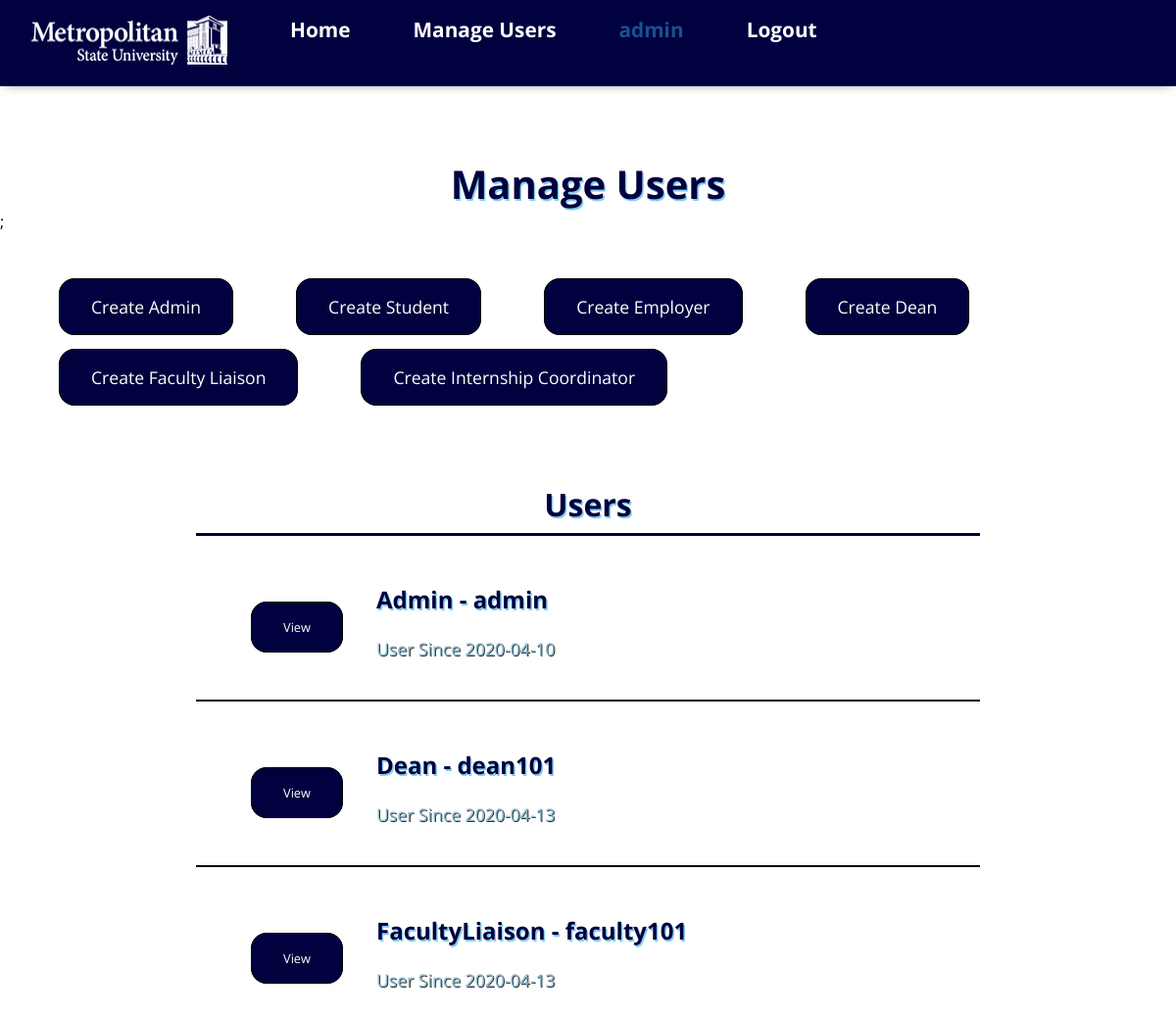
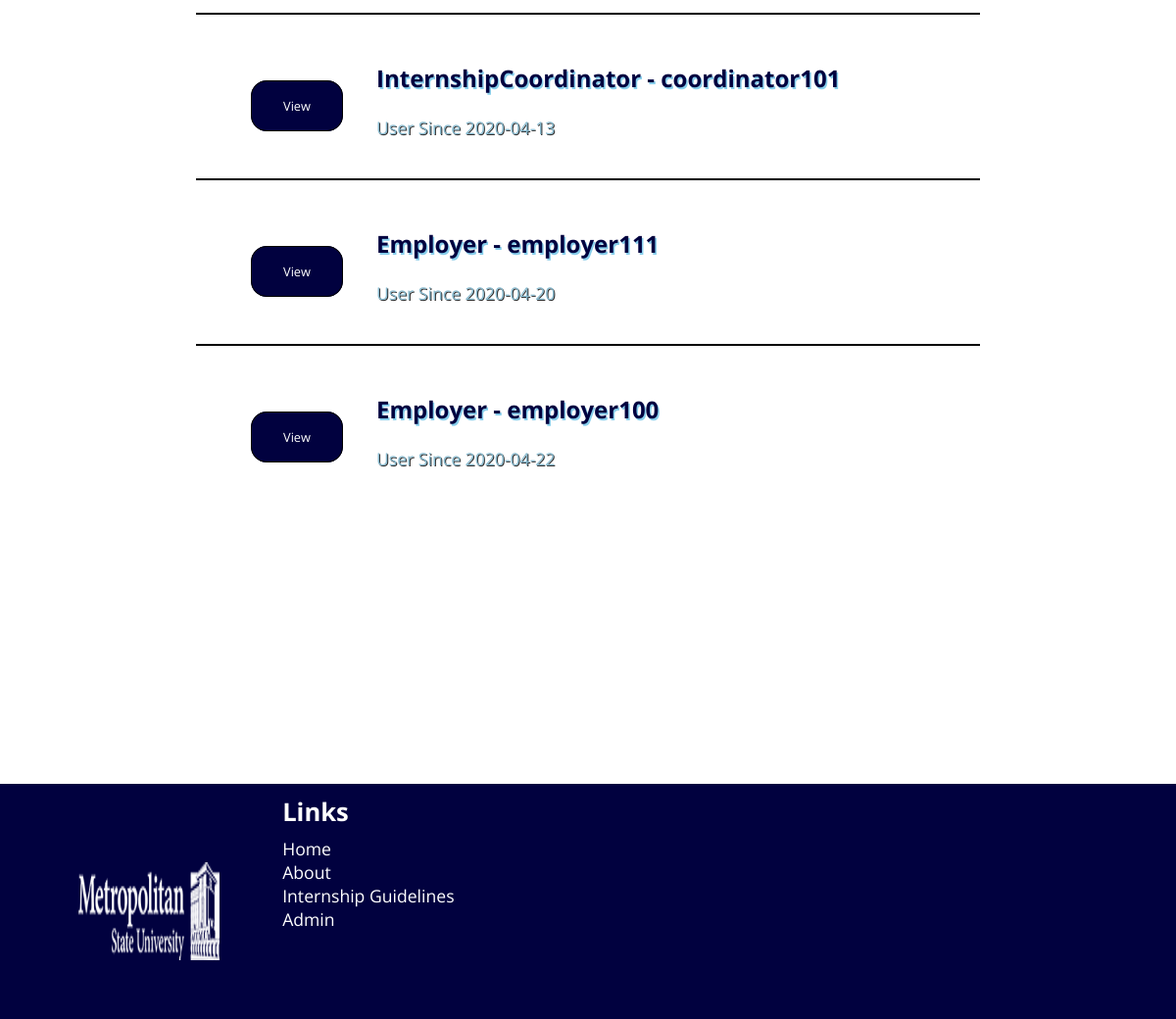
/admins/manageusers (signed in), run on the app's committed database (2 pictures, top to bottom).
### tables this page shows
CREATE TABLE `users` (
  `User_ID` int(11) NOT NULL,
  `User_Type` varchar(50) NOT NULL,
  `User_Name` varchar(20) NOT NULL,
  `Password` varchar(100) NOT NULL,
  `Email` varchar(80) NOT NULL,
  `First_Name` varchar(30) NOT NULL,
  `Last_Name` varchar(30) NOT NULL,
  `Created` date NOT NULL
);

### app/libraries/Core.php (called while the page is built, shortened)
<?php
  class Core {
    protected $currentMethod = 'index';
    public function __construct(){
      $url = $this->getUrl();
      if(file_exists('../app/controllers/'.ucwords($url[0]).'.php')){
        unset($url[0]);
      }
      $this->currentController = new $this->currentController;
      if(isset($url[1])){
        if(method_exists($this->currentController, $url[1])){
          $this->currentMethod = $url[1];
          unset($url[1]);
        }
      }
      $this->params = $url ? array_values($url) : [];
      call_user_func_array([$this->currentController, $this->currentMethod], $this->params);
    }
    public function getUrl(){
        if(isset($_GET['url'])){
          $url = rtrim($_GET['url'], '/');
          $url = filter_var($url, FILTER_SANITIZE_URL);
          $url = explode('/',$url);
          return $url;
        } else {
          $pages = ['Pages'];
          return $pages;
        }
    }
  }

### public/index.php (called while the page is built, shortened)
<?php
  $init = new Core;

### app/libraries/Database.php (called while the page is built, shortened)
<?php
class Database {
	private $host = DB_HOST;
	private $user = DB_USER;
	private $pass = DB_PASS;
	private $dbname = DB_NAME;
	private $dbh;
	private $stmt;
	public function __construct() {
		$dsn = 'mysql:host=' . $this->host . ';dbname=' . $this->dbname;
		$options = array (
			PDO::ATTR_PERSISTENT => true,
			PDO::ATTR_ERRMODE => PDO::ERRMODE_EXCEPTION
		);
		try {
			$this->dbh = new PDO ($dsn, $this->user, $this->pass, $options);
		}
		catch ( PDOException $e ) {
			$this->error = $e->getMessage();
		}
	}
	public function query($query) {
		$this->stmt = $this->dbh->prepare($query);
	}
	public function execute(){
		return $this->stmt->execute();
	}
	public function resultset(){
		$this->execute();
		return $this->stmt->fetchAll(PDO::FETCH_OBJ);
	}
}

### app/models/Admin.php (called while the page is built, shortened)
<?php
  class Admin {
    private $db;
    public function __construct(){
      $this->db = new Database;
    }
    public function getAllUsers(){
      $this->db->query("SELECT * FROM users ORDER BY user_id");
      $row = $this->db->resultSet();
      return $row;
    }
  }

### app/views/admins/manageusers.php (the view, shortened to what this page needs)
<!DOCTYPE html>
<html lang="en">
<head>
<link rel="stylesheet" href="<?php echo URLROOT; ?>/css/generalstylesheet.css">
<link rel="stylesheet" href="<?php echo URLROOT; ?>/css/manageusers.css">
</head>
<?php require APPROOT . '/views/inc/header.php'; ?>
  <h1>Manage Users</h1>;
      <div id='admin-link'>
        <ul>
        <li><a href="<?php echo URLROOT; ?>/admins/createUser/Admin">Create Admin</a><li>
        <li><a href="<?php echo URLROOT; ?>/admins/createUser/Student">Create Student</a><li>
        <li><a href="<?php echo URLROOT; ?>/admins/createUser/Employer">Create Employer</a><li>
        <li><a href="<?php echo URLROOT; ?>/admins/createUser/Dean">Create Dean</a><li>
        <li><a href="<?php echo URLROOT; ?>/admins/createUser/FacultyLiaison">Create Faculty Liaison</a><li>
        <li><a href="<?php echo URLROOT; ?>/admins/createUser/InternshipCoordinator">Create Internship Coordinator</a><li>
        </ul>
      </div>
      <div id='container'>
      <h2>Users</h2>
      <?php foreach($data as $row){ ?>
          <div class='user-row'>
            <div class='content'>
              <h3><?php echo $row->User_Type ?> - <?php echo $row->User_Name ?></h3>
              <a href="<?php echo URLROOT; ?>/admins/viewAUser/<?php echo $row->User_Name ?>">View</a>
              <div class='created-date'>User Since <?php echo $row->Created ?></div>
            </div>
          </div>
        <?php }; ?>
      </div>
<?php require APPROOT . '/views/inc/footer.php'; ?>

### app/controllers/Admins.php (shortened to what this page needs)
<?php
  class Admins extends Controller{
    public function __construct(){
      $this->adminModel = $this->model('Admin');
    }
  public function manageUsers(){
    if($this->isLoggedInAdmin()){
      $data = $this->adminModel->getAllUsers();
      $this->view('admins/manageusers',$data);
    } else{
      redirect('admins/adminLogin');
    }
  }
    public function isLoggedInAdmin(){
      if(isset($_SESSION['Admin'])){
        return true;
      } else {
        return false;
      }
    }
  }

### app/libraries/Controller.php (shortened to what this page needs)
<?php
  class Controller {
    public function view($url, $data = []){
      if(file_exists('../app/views/'.$url.'.php')){
        require_once '../app/views/'.$url.'.php';
      } else {
        die('View does not exist');
      }
    }
  }

### app/views/inc/header.php (shortened to what this page needs)
</head>
<body>
    <div id="page-container">
    <div id="content-wrap">
    <header>
      <?php require APPROOT . '/views/inc/navbarheader.php'; ?>
    </header>

### app/views/inc/navbarheader.php
<nav>
  <div class="container">
      <ul>
        <li><a href="<?php echo URLROOT; ?>"><img src='<?php echo URLROOT; ?>/images/logo2.png' alt='metrostate logo' height='50' width='200'></a></li>
        <li><a href="<?php echo URLROOT; ?>/pages/index">Home</a></li>
      <?php if(isset($_SESSION['user_id'])) : ?>
        <?php if($_SESSION['user_type'] != "Admin") : ?>
          <?php if($_SESSION['user_type'] == "Student") : ?>
            <li><a href="<?php echo URLROOT; ?>/users/application/-1">Application</a></li>
          <?php endif; ?>
            <li><a href="<?php echo URLROOT; ?>/users/manageapplications">Manage Applications</a></li>
            <li><a href="<?php echo URLROOT; ?>/users/viewuser"><div id='admin'><?php echo $_SESSION['user_name']; ?></div></a></li>
            <li><a href="<?php echo URLROOT; ?>/users/logout">Logout</a></li>
        <?php else: ?>
          <li><a href="<?php echo URLROOT; ?>/admins/manageusers">Manage Users</a></li>
          <li><a href="<?php echo URLROOT; ?>/admins/viewuser"><div id='admin'><?php echo $_SESSION['user_name']; ?></div></a></li>
          <li><a href="<?php echo URLROOT; ?>/admins/logoutAdmin">Logout</a></li>
        <?php endif; ?>
      <?php else: ?>
        <li><a href="<?php echo URLROOT; ?>/users/registerstudent">Register as Student</a></li>
        <li><a href="<?php echo URLROOT; ?>/users/registeremployer">Register as Employer</a></li>
        <li><a href="<?php echo URLROOT; ?>/users/login">Login</a></li>
      <?php endif; ?>
      </ul>
  </div>
</nav>

### app/views/inc/footer.php
</div>
<footer>
    <?php require APPROOT . '/views/inc/navbarfooter.php'; ?>
</footer>
</div>
</body>
</html>

### app/views/inc/navbarfooter.php (shortened to what this page needs)
<a href="<?php echo URLROOT; ?>"><img src='<?php echo URLROOT; ?>/images/logo2.png' alt='metrostate logo' height='100' width='300'></a>
<ul>
  <li><h4>Links</h4></li>
  <li><a href="<?php echo URLROOT; ?>/pages/index">Home</a></li>
  <li><a href="<?php echo URLROOT; ?>/pages/about">About</a></li>
  <li><a href='<?php echo URLROOT?>/pages/guidelines'>Internship Guidelines</a></li>
  <?php if(isset($_SESSION['user_id'])) : ?>
    <?php if($_SESSION['user_type'] != "Admin") : ?>
      <li><a href="<?php echo URLROOT; ?>/users/login">Login</a></li>
    <?php else: ?>
      <li><a href="<?php echo URLROOT; ?>/admins/adminlogin">Admin</a></li>
    <?php endif; ?>
  <?php endif; ?>
</ul>

### public/css/generalstylesheet.css (style rules this page uses)
body { font-family: 'Open Sans', sans-serif; margin: 0; padding: 0; width: 100%; height: 100%; overflow: auto; }
h1 { margin: 0; }
h2 { margin: 0; }
header { background-color: white; text-align: center; }
nav ul { float: left; margin: 0; padding: 0; background-color: rgb(1, 1, 63); width: 100%; box-shadow: 0 3px 10px -5px rgba(0, 0, 0, 0.5); }
nav ul li { float: left; list-style: none; position: relative; }
nav ul li a, .user { padding: 1rem 2rem; display: block; text-decoration: none; color: white; font-weight: bold; font-size: 1.3rem; }
.user, #admin { color: #195190FF; }
h4 { font-size: 1.6rem; margin-bottom: 8px; margin-top:-5px; }
footer { margin-bottom:-15rem; bottom: 0; color: white; height: 15rem; position: absolute; width:100%; background-color: rgb(1, 1, 63); }
footer img { margin-top: 5rem; margin-left: 5rem; width: 12%; }
footer ul { display: inline-block; vertical-align: top; text-align: left; padding-left: 5%; padding-right: 5%; }
footer li { list-style-type: none; }
footer li a { color: white; text-decoration: none; font-size: 1.1rem; }
#page-container { position: relative; min-height: 100vh; }
#content-wrap { padding-bottom: 2.5rem; }

### public/css/manageusers.css (style rules this page uses)
body { background-color: white; }
h1 { text-align: center; color: rgb(1, 1, 63); font-size: 2.5rem; padding-top: 10rem; text-shadow: 1.5px 1.5px skyblue; }
#admin-link { text-align: center; }
#admin-link a { color: rgb(1, 1, 63); font-size: 1.3rem; margin: 3rem; }
#admin-link ul { display: inline-block; vertical-align: top; text-align: center; padding-left: 5%; padding-right: 5%; }
#admin-link li { float: left; margin-left: -3rem; margin-right: 1rem; margin-top: 3rem; list-style-type: none; }
#admin-link li a { color: white; text-decoration: none; font-size: 1.1rem; }
#admin-link a { position: sticky; margin: 5; color: white; font-size: .8rem; padding-top:1rem; padding-bottom:1rem; padding-right:2rem; padding-left:2rem; background-color: rgb(1, 1, 63); border-radius: 1rem; border: solid black 1px; }
#container { margin-top: 5rem; margin-bottom: 15rem; margin-left: auto; margin-right: auto; width: 800px; }
#container h2 { text-align: center; margin-top: 5rem; font-size: 2rem; margin-bottom: .5rem; color: rgb(1, 1, 63); text-shadow: 1.5px 1.5px skyblue; }
.user-row { border-bottom: solid black 2px; padding: 1.5rem; }
.user-row:first-of-type { border-top: solid rgb(1, 1, 63); }
.user-row:last-of-type { border-bottom: none; }
.user-row h3 { color: rgb(1, 1, 63); font-size: 1.5rem; margin-left: 5rem; margin-bottom: 0; text-shadow: 1.5px 1.5px skyblue; }
.created-date { margin-left: 5rem; font-size: 1.1rem; color: rgb(107, 170, 196); opacity: 0.8; margin-bottom: 1rem; text-shadow: 1px 1px black; }
.user-row a { color: white; margin-left: -3rem; font-size: .8rem; padding-top:1rem; padding-bottom:1rem; padding-right:2rem; padding-left:2rem; background-color: rgb(1, 1, 63); border-radius: 1rem; border: solid black 1px; text-decoration: none; }
.content { margin-left: 5rem; }

### data on the page
users: User_Type "Admin", User_Name "admin", Created "2020-04-10"
users: User_Type "Dean", User_Name "dean101", Created "2020-04-13"
users: User_Type "FacultyLiaison", User_Name "faculty101", Created "2020-04-13"
users: User_Type "InternshipCoordinator", User_Name "coordinator101", Created "2020-04-13"
users: User_Type "Employer", User_Name "employer111", Created "2020-04-20"
users: User_Type "Employer", User_Name "employer100", Created "2020-04-22"

### other printed values
$_SESSION['user_name'] "admin"
